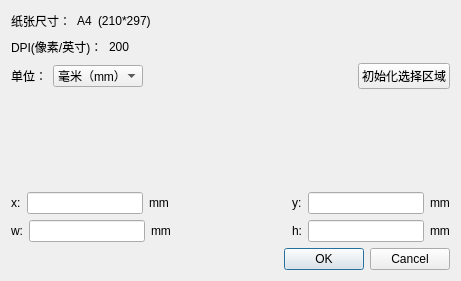
<?xml version="1.0" encoding="UTF-8"?>
<ui version="4.0">
 <class>CutPaperTool</class>
 <widget class="QWidget" name="CutPaperTool">
  <property name="geometry">
   <rect>
    <x>0</x>
    <y>0</y>
    <width>461</width>
    <height>281</height>
   </rect>
  </property>
  <property name="sizePolicy">
   <sizepolicy hsizetype="Minimum" vsizetype="Minimum">
    <horstretch>0</horstretch>
    <verstretch>0</verstretch>
   </sizepolicy>
  </property>
  <property name="windowTitle">
   <string>自定义扫描区域</string>
  </property>
  <layout class="QVBoxLayout" name="verticalLayout" stretch="0,0,0,1,0,0,0">
   <item>
    <layout class="QHBoxLayout" name="horizontalLayout_4">
     <item>
      <widget class="QLabel" name="label_6">
       <property name="text">
        <string>纸张尺寸：</string>
       </property>
      </widget>
     </item>
     <item>
      <widget class="QLabel" name="paperLab">
       <property name="text">
        <string>A4</string>
       </property>
      </widget>
     </item>
     <item>
      <widget class="QLabel" name="sizeLabel">
       <property name="text">
        <string>(210*297)</string>
       </property>
      </widget>
     </item>
     <item>
      <spacer name="horizontalSpacer_4">
       <property name="orientation">
        <enum>Qt::Horizontal</enum>
       </property>
       <property name="sizeHint" stdset="0">
        <size>
         <width>40</width>
         <height>20</height>
        </size>
       </property>
      </spacer>
     </item>
    </layout>
   </item>
   <item>
    <layout class="QHBoxLayout" name="horizontalLayout_5">
     <item>
      <widget class="QLabel" name="label_8">
       <property name="text">
        <string>DPI(像素/英寸)：</string>
       </property>
       <property name="alignment">
        <set>Qt::AlignJustify|Qt::AlignVCenter</set>
       </property>
      </widget>
     </item>
     <item>
      <widget class="QLabel" name="dpiLab">
       <property name="text">
        <string>200</string>
       </property>
      </widget>
     </item>
     <item>
      <spacer name="horizontalSpacer_5">
       <property name="orientation">
        <enum>Qt::Horizontal</enum>
       </property>
       <property name="sizeHint" stdset="0">
        <size>
         <width>40</width>
         <height>20</height>
        </size>
       </property>
      </spacer>
     </item>
    </layout>
   </item>
   <item>
    <layout class="QHBoxLayout" name="horizontalLayout_3">
     <item>
      <widget class="QLabel" name="label_5">
       <property name="text">
        <string>单位：</string>
       </property>
      </widget>
     </item>
     <item>
      <widget class="QComboBox" name="comboBox_2">
       <item>
        <property name="text">
         <string>毫米（mm）</string>
        </property>
       </item>
       <item>
        <property name="text">
         <string>英寸（in)</string>
        </property>
       </item>
       <item>
        <property name="text">
         <string>像素（px）</string>
        </property>
       </item>
      </widget>
     </item>
     <item>
      <spacer name="horizontalSpacer_3">
       <property name="orientation">
        <enum>Qt::Horizontal</enum>
       </property>
       <property name="sizeHint" stdset="0">
        <size>
         <width>40</width>
         <height>20</height>
        </size>
       </property>
      </spacer>
     </item>
     <item>
      <widget class="QPushButton" name="pbtn_init">
       <property name="text">
        <string>初始化选择区域</string>
       </property>
      </widget>
     </item>
    </layout>
   </item>
   <item>
    <widget class="cutDialog" name="widget" native="true">
     <property name="sizePolicy">
      <sizepolicy hsizetype="Minimum" vsizetype="Minimum">
       <horstretch>0</horstretch>
       <verstretch>0</verstretch>
      </sizepolicy>
     </property>
    </widget>
   </item>
   <item>
    <layout class="QHBoxLayout" name="horizontalLayout">
     <item>
      <widget class="QLabel" name="label">
       <property name="text">
        <string>x:</string>
       </property>
      </widget>
     </item>
     <item>
      <widget class="QLineEdit" name="startXEdt"/>
     </item>
     <item>
      <widget class="QLabel" name="xLabel">
       <property name="text">
        <string>mm</string>
       </property>
      </widget>
     </item>
     <item>
      <spacer name="horizontalSpacer">
       <property name="orientation">
        <enum>Qt::Horizontal</enum>
       </property>
       <property name="sizeHint" stdset="0">
        <size>
         <width>40</width>
         <height>20</height>
        </size>
       </property>
      </spacer>
     </item>
     <item>
      <widget class="QLabel" name="label_2">
       <property name="text">
        <string>y:</string>
       </property>
      </widget>
     </item>
     <item>
      <widget class="QLineEdit" name="startYEdt"/>
     </item>
     <item>
      <widget class="QLabel" name="yLabel">
       <property name="text">
        <string>mm</string>
       </property>
      </widget>
     </item>
    </layout>
   </item>
   <item>
    <layout class="QHBoxLayout" name="horizontalLayout_2">
     <item>
      <widget class="QLabel" name="wLabel_2">
       <property name="text">
        <string>w:</string>
       </property>
      </widget>
     </item>
     <item>
      <widget class="QLineEdit" name="rectWidth"/>
     </item>
     <item>
      <widget class="QLabel" name="wLabel">
       <property name="text">
        <string>mm</string>
       </property>
      </widget>
     </item>
     <item>
      <spacer name="horizontalSpacer_2">
       <property name="orientation">
        <enum>Qt::Horizontal</enum>
       </property>
       <property name="sizeHint" stdset="0">
        <size>
         <width>40</width>
         <height>20</height>
        </size>
       </property>
      </spacer>
     </item>
     <item>
      <widget class="QLabel" name="label_4">
       <property name="text">
        <string>h:</string>
       </property>
      </widget>
     </item>
     <item>
      <widget class="QLineEdit" name="rectHeight"/>
     </item>
     <item>
      <widget class="QLabel" name="hLabel">
       <property name="text">
        <string>mm</string>
       </property>
      </widget>
     </item>
    </layout>
   </item>
   <item>
    <widget class="QDialogButtonBox" name="buttonBox">
     <property name="standardButtons">
      <set>QDialogButtonBox::Cancel|QDialogButtonBox::Ok</set>
     </property>
    </widget>
   </item>
  </layout>
 </widget>
 <customwidgets>
  <customwidget>
   <class>cutDialog</class>
   <extends>QWidget</extends>
   <header location="global">cutdialog.h</header>
   <container>1</container>
  </customwidget>
 </customwidgets>
 <resources/>
 <connections/>
</ui>
